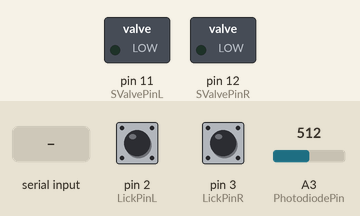
Recording of a sketch running on a simulated Arduino Uno, built with avr-gcc and run on an emulated ATmega328P. Parts: switched loads named in the sketch (green lamp = pin HIGH). The inputs (shaded band) are chosen by the test bench; at power-on: pin 2 (LickPinL) HIGH, pin 3 (LickPinR) HIGH, A3 (PhotodiodePin) = 512. What the sketch prints to the serial monitor is not drawn.

Above: at 1.7 s.
1.8 s: "r90\n" received over Serial
Timing chart, 0 to 4.8 s (numbered marks = the images above; inputs shaded):
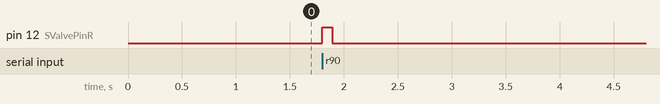

Measured:
- after the input at 1.8 s, pin 12 (SValvePinR): LOW → HIGH at once, → LOW 0.09 s later

The sketch:

ArduinoNanoEvery_chronicEphys2024.ino
```cpp
#include <Event.h>
#include <Timer.h>

#define LickPinL 2 // digital pin of lick detector
#define LickPinR 3 // digital pin of lick detector
#define encoder0PinA 18          // sensor A of rotary encoder
#define encoder0PinB 19          // sensor B of rotary encoder
#define SValvePinL 11             // digital pin controlling the left solenoid valve
#define SValvePinR 12            // digital pin controlling the right solenoid valve
#define SyncPin 10               // sync pulse pin
#define PhotodiodePin 17         // photoiode analog input

// variable for sync pulse
volatile unsigned int SyncPinStatus = 0;      // variable for counting licks

// variable for photodiode
int PhotodiodeVal;

// variables for rotary encoder
volatile unsigned int encoder0Pos = 0;    // variable for counting ticks of rotary encoder
unsigned int tmp_Pos = 1;                 // variable for counting ticks of rotary encoder
boolean A_set;
boolean B_set;

// variables for lick counters
volatile unsigned int LickCountL = 0;      // variable for counting licks
unsigned int tmp_LickCountL = 0;           // temporary variable for counting licks
volatile unsigned int LickCountR = 0;      // variable for counting licks
unsigned int tmp_LickCountR = 0;           // temporary variable for counting licks

// variables for pinch valve of reward system
const byte numChars = 10;
char receivedChars[numChars];   // an array to store the received data
boolean newData = false;

// left reward
char rewardTimeL[6];   // an array to store the received data
boolean newRewardL = false;
int TimeONL = 0;             // new for this version
int TempVarL = 0;
boolean TimerFinishedL = false;
uint32_t StartTimeL = 0;      // variable to store temporary timestamps of previous iteration of the while loop

// right reward
char rewardTimeR[6];   // an array to store the received data
boolean newRewardR = false;
int TimeONR = 0;             // new for this version
int TempVarR = 0;
boolean TimerFinishedR = false;
uint32_t StartTimeR = 0;      // variable to store temporary timestamps of previous iteration of the while loop


// serial frequency variables
unsigned long startMillis;  //some global variables available anywhere in the program
unsigned long currentMillis;
const unsigned long period = 10;  //the value is a number of milliseconds


void setup() {

  pinMode(encoder0PinA, INPUT);         // rotary encoder sensor A
  pinMode(encoder0PinB, INPUT);         // rotary encoder sensor B

  pinMode(LickPinL, INPUT_PULLUP);              // lick detector for left port
  pinMode(LickPinR, INPUT_PULLUP);              // lick detector for right port

  pinMode(SValvePinL, OUTPUT);           // solenoid valve for left port
  pinMode(SValvePinR, OUTPUT);          // solenoid valve for right port
  pinMode(SyncPin, INPUT);              // sync pulse
  pinMode(PhotodiodePin, INPUT);        // PhotoDiode

  // interrupts for rotary encoder
  attachInterrupt(digitalPinToInterrupt(encoder0PinA), doEncoderA, CHANGE);
  attachInterrupt(digitalPinToInterrupt(encoder0PinB), doEncoderB, CHANGE);

  // interrupt for lick detector
  attachInterrupt(digitalPinToInterrupt(LickPinL), Lick_CounterL, FALLING);
  attachInterrupt(digitalPinToInterrupt(LickPinR), Lick_CounterR, FALLING);

  // interrupt for sync pulse
  attachInterrupt(digitalPinToInterrupt(SyncPin), SyncPulse_Receiver, CHANGE);

  Serial.begin (1000000);
  Serial.setTimeout(5);

  delay(500);
}

/////////////////////////////////////////////////////////////////////////////
/////////////////////////////////////////////////////////////////////////////
/////////////////////////////////////////////////////////////////////////////
void loop() {
  //Check for change in position and send to Serial buffer

    currentMillis = millis();  //get the current "time" (actually the number of milliseconds since the program started)
  if (currentMillis - startMillis >= period)  //test whether the period has elapsed
  {
    Serial.print(encoder0Pos);// Wheel raw input
    Serial.print("\t");
    Serial.print(LickCountL);// Left lick count
    Serial.print("\t");
    Serial.print(LickCountR);// Right lick count
    Serial.print("\t");
    Serial.print(SyncPinStatus);// Sync pulse high/low status
    Serial.print("\t");
    Serial.print(PhotodiodeVal);
    Serial.print("\t");
    Serial.print(currentMillis);// Arduino timestamp
    Serial.print("\n");
    startMillis = currentMillis;  // update timer
  }


  GetSerialInput();
  ActivatePVL();
  ActivatePVR();
  PhotodiodeVal = analogRead(PhotodiodePin);    // read the input pin


}
/////////////////////////////////////////////////////////////////////////////
/////////////////////////////////////////////////////////////////////////////
/////////////////////////////////////////////////////////////////////////////

/////////////////////////////////////////////////////////////////////////////
// Read inputs from Matlab. It is an integer specifing the amount of time in ms the pintch valve stays open
void GetSerialInput() { // part of code taken from http://forum.arduino.cc/index.php?topic=396450.0
  static byte ndx = 0;
  char endMarker = '\r';
  char rc;

  if (Serial.available() > 0) {
    rc = Serial.read();

    if (rc != endMarker) {
      receivedChars[ndx] = rc;
      ndx++;
      if (ndx >= numChars) {
        ndx = numChars - 1;
      }
    }
    else {
      receivedChars[ndx] = '\0'; // terminate the string
      ndx = 0;
      newData = true;
    }

    if (receivedChars[0] == 'r'){
      for(int i=0;i<5; i=i+1){
        rewardTimeR[i] = receivedChars[i+1];
      }
        newRewardR = true;
      }

    if (receivedChars[0] == 'l'){
      for(int i=0;i<5; i=i+1){
        rewardTimeL[i] = receivedChars[i+1];
      }
        newRewardL = true;
      }


  }
}


/////////////////////////////////////////////////////////////////////////////
// Timer for the output signal to the pinch valve to stay high

void ActivatePVL() {
  if (newRewardL == true) {
    TimeONL = 0;             // zero previous time
    TimeONL = atoi(rewardTimeL);   // convert array of chars to integers
    if (TempVarL == 0) {
      StartTimeL = millis();
      TempVarL = 1;
    }
    newData = false;
    newRewardL = false;
  }
  if (TempVarL == 1) {
    // start checking the time and keep the valve open as long as you wish irrespective of what happens to Serial.read()
    if ((millis() - StartTimeL) <= (uint32_t)TimeONL) {
      digitalWrite(SValvePinL, HIGH); // open valve
      TimerFinishedL = false;
      TempVarL = 1;
    }
    else {
      digitalWrite(SValvePinL, LOW); // close valve
      TimerFinishedL = true;
      TempVarL = 0;
    }
  }
}

void ActivatePVR() {
  if (newRewardR == true) {
    TimeONR = 0;             // zero previous time
    TimeONR = atoi(rewardTimeR);   // convert array of chars to integers
    if (TempVarR == 0) {
      StartTimeR = millis();
      TempVarR = 1;
    }
    newData = false;
    newRewardR = false;
  }
  if (TempVarR == 1) {
    // start checking the time and keep the valve open as long as you wish irrespective of what happens to Serial.read()
    if ((millis() - StartTimeR) <= (uint32_t)TimeONR) {
      digitalWrite(SValvePinR, HIGH); // open valve
      TimerFinishedR = false;
      TempVarR = 1;
    }
    else {
      digitalWrite(SValvePinR, LOW); // close valve
      TimerFinishedR = true;
      TempVarR = 0;
    }
  }
}


/////////////////////////////////////////////////////////////////////////////
// Interrupt on A changing state
void doEncoderA() {
  // Low to High transition?
  if (digitalRead(encoder0PinA) == HIGH) {
    A_set = true;
    if (!B_set) {
      encoder0Pos = encoder0Pos + 1;
    }
  }
  // High-to-low transition?
  if (digitalRead(encoder0PinA) == LOW) {
    A_set = false;
  }
}
// Interrupt on B changing state
void doEncoderB() {
  // Low-to-high transition?
  if (digitalRead(encoder0PinB) == HIGH) {
    B_set = true;
    if (!A_set) {
      encoder0Pos = encoder0Pos - 1;
    }
  }
  // High-to-low transition?
  if (digitalRead(encoder0PinB) == LOW) {
    B_set = false;
  }
}

/////////////////////////////////////////////////////////////////////////////
// Interrupt for when IR beam breaking circuit goes down
void Lick_CounterL() {
  // High-to-low transition?
  if (digitalRead(LickPinL) == LOW) {LickCountL = LickCountL + 1;}
}

void Lick_CounterR() {
  // High-to-low transition?
  if (digitalRead(LickPinR) == LOW) {LickCountR = LickCountR + 1;}
}


/////////////////////////////////////////////////////////////////////////////
// Interrupt for when sync signal goes up
void SyncPulse_Receiver() {
  // low-to-high transition?
  if (digitalRead(SyncPin) == HIGH) {
    SyncPinStatus = 1;
    // Delta_t = millis()- TempTime;
    // TempTime = millis();
  }
  else if (digitalRead(SyncPin) == LOW) {
    SyncPinStatus = 0;
  }
}
```

Event.h
```cpp
// (licence header left out)
/*  * * * * * * * * * * * * * * * * * * * * * * * * * * *
 Code by Simon Monk
 http://www.simonmonk.org
* * * * * * * * * * * * * * * * * * * * * * * * * * * * */

#ifndef Event_h
#define Event_h

#include <inttypes.h>

#define EVENT_NONE 0
#define EVENT_EVERY 1
#define EVENT_OSCILLATE 2

class Event
{

public:
  Event(void);
  void update(void);
  void update(unsigned long now);
  int8_t eventType;
  unsigned long period;
  int repeatCount;
  uint8_t pin;
  uint8_t pinState;
  void (*callback)(void);
  unsigned long lastEventTime;
  int count;
};

#endif
```

Timer.h
```cpp
// (licence header left out)
/*  * * * * * * * * * * * * * * * * * * * * * * * * * * *
 Code by Simon Monk
 http://www.simonmonk.org
* * * * * * * * * * * * * * * * * * * * * * * * * * * * */

#ifndef Timer_h
#define Timer_h

#include <inttypes.h>
#include "Event.h"

#define MAX_NUMBER_OF_EVENTS (10)

#define TIMER_NOT_AN_EVENT (-2)
#define NO_TIMER_AVAILABLE (-1)

class Timer
{

public:
  Timer(void);

  int8_t every(unsigned long period, void (*callback)(void));
  int8_t every(unsigned long period, void (*callback)(void), int repeatCount);
  int8_t after(unsigned long duration, void (*callback)(void));
  int8_t oscillate(uint8_t pin, unsigned long period, uint8_t startingValue);
  int8_t oscillate(uint8_t pin, unsigned long period, uint8_t startingValue, int repeatCount);

  /**
   * This method will generate a pulse of !startingValue, occuring period after the
   * call of this method and lasting for period. The Pin will be left in !startingValue.
   */
  int8_t pulse(uint8_t pin, unsigned long period, uint8_t startingValue);

  /**
   * This method will generate a pulse of pulseValue, starting immediately and of
   * length period. The pin will be left in the !pulseValue state
   */
  int8_t pulseImmediate(uint8_t pin, unsigned long period, uint8_t pulseValue);
  void stop(int8_t id);
  void update(void);
  void update(unsigned long now);

protected:
  Event _events[MAX_NUMBER_OF_EVENTS];
  int8_t findFreeEventIndex(void);

};

#endif
```
